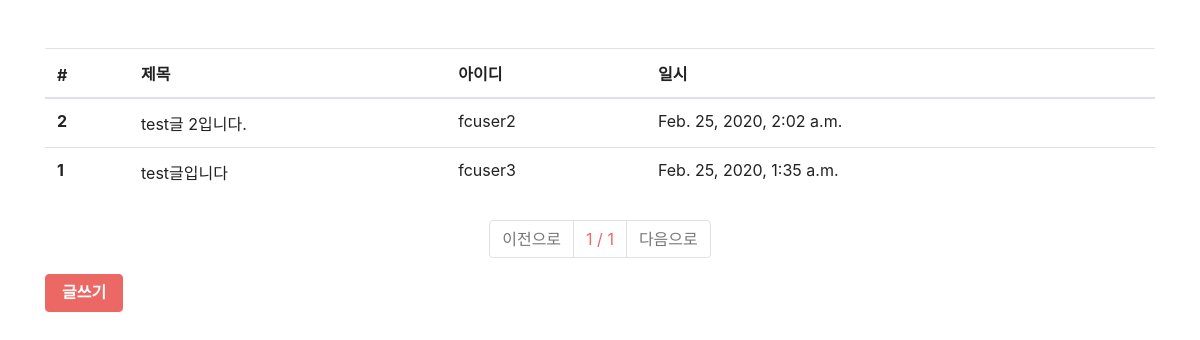
Before: /board/list/ with the older database file.
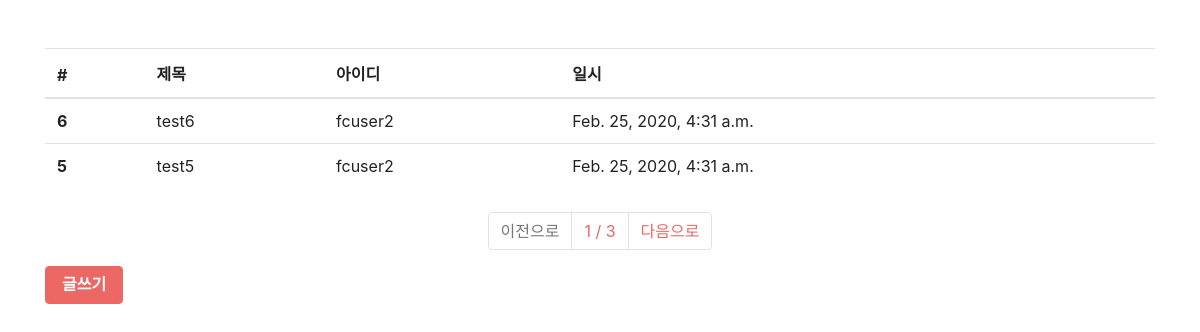
After: the same page with the newer database file.
### board/models.py (models this page shows, shortened)
class Board(models.Model):
    objects = models.Manager()
    title = models.CharField(max_length=128, verbose_name="제목")
    contents = models.TextField(verbose_name="내용")
    writer = models.ForeignKey('fcuser.Fcuser',on_delete=models.CASCADE, verbose_name = '작성자')
    registered_dttm = models.DateTimeField(auto_now_add=True, verbose_name="등록시간")
    class Meta:
        db_table = 'fastcampus_board'
        verbose_name = '패스트캠퍼스 게시글'
        verbose_name_plural = '패스트캠퍼스 게시글'

### fcuser/models.py (models this page shows)
class Fcuser(models.Model):
    objects = models.Manager()
    username = models.CharField(max_length = 32,
                                verbose_name = '사용자명')
    password = models.CharField(max_length= 64,
                                verbose_name = '비밀번호')
    useremail = models.EmailField(max_length=128,
                                verbose_name = '사용자 이메일')
    registered_dttm = models.DateTimeField(auto_now_add=True,
                                            verbose_name='등록시간')
    def __str__(self):              #username으로 화면에 띄우고 싶을 때
        return self.username
    class Meta:
        db_table = 'fastcampus_fcuser'  #table_name을 직접 설정하고 싶을 때
        verbose_name = 'fastcampus user'    #복수형이 들어감

### board/views.py (the view)
# urls.py: path('list/', views.board_list),
def board_list(request):
    all_boards = Board.objects.all().order_by('-id')
    page = request.GET.get('p',1)
    paginator = Paginator(all_boards,2)
    boards = paginator.get_page(page)
    return render(request,'board_list.html', {'boards':boards})

### board/templates/board_list.html
{% extends "base.html" %}
{% block contents %}
<div class = "row mt-5">
    <div class = "col-12">
        <table class = "table">
            <thead>
                <tr>
                    <th>#</th>
                    <th>제목</th>
                    <th>아이디</th>
                    <th>일시</th>
                </tr>
            </thead>
            <tbody>
                {% for board in boards %}
            <tr onclick="location.href='/board/detail/{{ board.id }}'">
                    <th>{{ board.id }}</th>
                    <td>{{ board.title }}</td>
                    <td>{{ board.writer }}</td>
                    <td>{{ board.registered_dttm }}</td>
                </tr>
                {% endfor %}
            </tbody>
        </table>
    </div>
</div>
<div class="row mt-2">
    <div class="col-12">
        <nav>
            <ul class = "pagination justify-content-center">
                {% if boards.has_previous %}
                <li class="page-item">
                    <a class="page-link" href="?p={{ boards.previous_page_number }}">이전으로</a>
                </li>
                {% else %}
                <li class="page-item disabled">
                    <a class="page-link" href="#">이전으로</a>
                </li>
                {% endif %}
                <li class="page-item">
                    <a class="page-link" href="#">{{ boards.number}} / {{ boards.paginator.num_pages }}</a>
                </li>
                {% if boards.has_next %}
                <li class="page-item">
                    <a class="page-link" href="?p={{ boards.next_page_number }}">다음으로</a>
                </li>
                {% else %}
                <li class="page-item disabled">
                    <a class="page-link" href="#">다음으로</a>
                </li >
                {% endif %}
            </ul>
        </nav>
    </div>
</div>
<div class = "row">
    <div class = "col-12">
        <button class="btn btn-primary" onclick="location.href='/board/write/'">글쓰기</button>
    </div>
</div>
{% endblock %}

### board/templates/base.html (shortened to what this page needs)
<html>
    <head>
        <link rel="stylesheet" href="/static/bootstrap.min.css"/>
    </head>
    <body>
        <div class="container">
            {% block contents %}
            {% endblock %}
        </div>
    </body>
</html>

Changed rows visible on the page:
no longer on this page (row unchanged): Board: id "2", title "test글 2입니다.", writer "fcuser2", registered_dttm "Feb. 25, 2020, 2:02 a.m."
no longer on this page (row unchanged): Board: id "1", title "test글입니다", writer "fcuser3", registered_dttm "Feb. 25, 2020, 1:35 a.m."
added Board: id "6", title "test6", writer "fcuser2", registered_dttm "Feb. 25, 2020, 4:31 a.m."
added Board: id "5", title "test5", writer "fcuser2", registered_dttm "Feb. 25, 2020, 4:31 a.m."
Other visible differences:
{{ boards.paginator.num_pages }}: "1" → "3"
